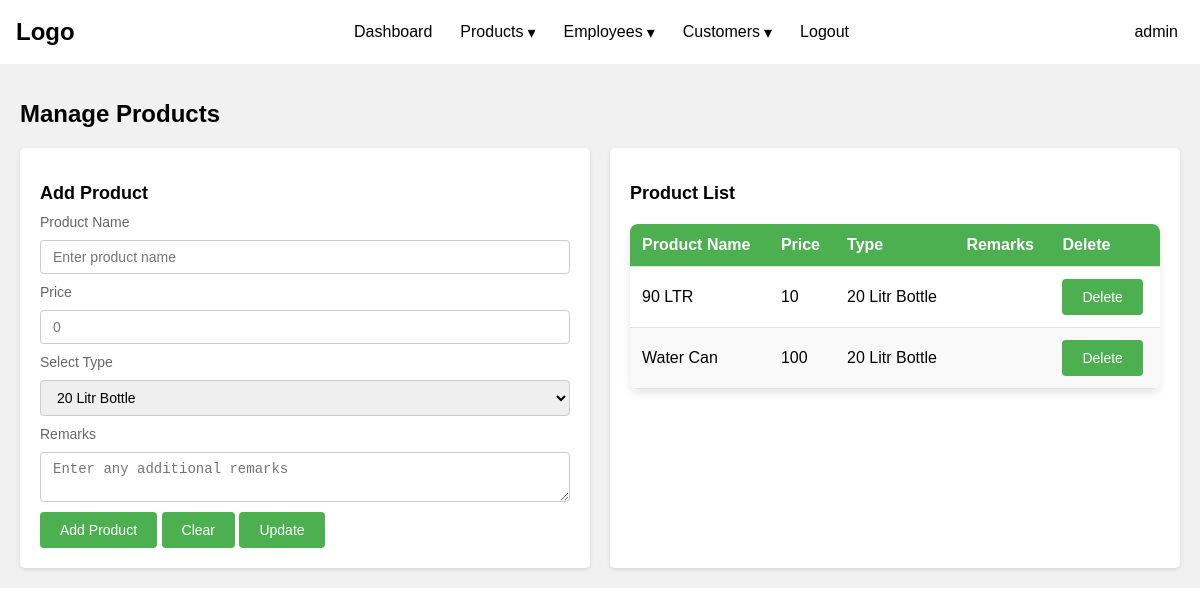
Screenshot of /addproduct (signed in) with the database file from the repository.
### tables this page shows
CREATE TABLE products (
            p_id INTEGER PRIMARY KEY AUTOINCREMENT ,
                   product_name TEXT NOT NULL,
                   product_price INTEGER NOT NULL,
                   product_type TEXT NOT NULL,
                   remarks TEXT           
    );

### app.py (the view)
@app.route("/addproduct", methods=["GET", "POST"])
def addproduct():
    auth_redirect = isauth()
    if auth_redirect:  # Check if redirection is needed
        return auth_redirect
    if request.method == "GET":
        products = getProducts()
        return render_template('addproduct.html', products=products, session=session)
    if request.method == "POST":
        add_product(request)
        return redirect(url_for('addproduct'))

### app.py (called while the page is built)
def isauth():
    if "name" not in session:
        return redirect(url_for('login'))
    return None  # Return None if the user is authenticated

### products.py (called while the page is built)
def getProducts():
    try:
        with sqlite3.connect('db.db') as conn:
            cursor = conn.cursor()
            cursor.execute('SELECT * FROM products')
            products = cursor.fetchall()
        return products if products else []
    except Exception as e:
        flash(f"An error occurred: {str(e)}", "error")
        return []

### templates/addproduct.html (shortened to what this page needs)
{% extends 'base.html' %}
 {% block content %}
<!DOCTYPE html>
<html lang="en">
  <head>
  </head>
  <body>
    <div class="manage-products-container">
      <h1 class="manage-products-title">Manage Products</h1>
      <div class="manage-products-content">
        <div class="add-product-section" id="add-form">
          <h2 class="add-product-title">Add Product</h2>
          <form
            class="add-product-form"
            id="add-form"
            method="POST"
            action="/addproduct"
          >
            <label for="product-name" class="add-product-label"
              >Product Name</label
            >
            <input
              type="text"
              id="product_name"
              class="add-product-input"
              placeholder="Enter product name"
              name="product_name"
              required
            />
            <label for="price" class="add-product-label">Price</label>
            <input
              type="number"
              id="price"
              class="add-product-input"
              placeholder="0"
              name="price"
              required
            />
            <label for="product-type" class="add-product-label"
              >Select Type</label
            >
            <select
              id="product_type"
              class="add-product-select"
              name="product_type"
              required
            >
              <option value="20 Litr Bottle">20 Litr Bottle</option>
            </select>
            <label for="remarks" class="add-product-label">Remarks</label>
            <textarea
              id="remarks"
              class="add-product-textarea"
              placeholder="Enter any additional remarks"
              name="remarks"
            ></textarea>
            <div class="form-actions">
              <button type="submit" class="btn">Add Product</button>
              <button type="reset" class="btn btn-refresh">Clear</button>
              <button type="button" class="btn" onclick="showUpdateForm()">
                Update
              </button>
            </div>
          </form>
        </div>
        <div class="product-list-section" id="table-products">
          <h2 class="product-list-title">Product List</h2>
          <div class="product-list-container">
            <table>
              <thead>
                <tr>
                  <th>Product Name</th>
                  <th>Price</th>
                  <th>Type</th>
                  <th>Remarks</th>
                  <th>Delete</th>
                </tr>
              </thead>
              <tbody>
                {% if products %} {% for products in products %}
                <tr>
                  <td>{{ products[1] }}</td>
                  <td>{{ products[2] }}</td>
                  <td>{{ products[3] }}</td>
                  <td>{{ products[4] }}</td>
                  <td>
                    <a href="{{ url_for('deleteproduct', id=products[0]) }}"><button type="button" class="btn btn-cancel">
                        Delete
                      </button></a
                    >
                  </td>
                </tr>
                {% endfor %} {% else %}
                <tr>
                  <td colspan="5">No products found.</td>
                </tr>
                {% endif %}
              </tbody>
            </table>
          </div>
        </div>
      </div>
    </div>
  </body>
</html>
{% endblock content %}

### templates/base.html (style rules this page uses)
* { box-sizing: border-box; }
body { font-family: Arial, sans-serif; margin: 0; }

### templates/addproduct.html (style rules this page uses)
.manage-products-container { font-family: Arial, sans-serif; padding: 20px; background-color: #f1f1f1; }
.manage-products-title { font-size: 24px; font-weight: bold; margin-bottom: 20px; }
.manage-products-content { display: grid; grid-template-columns: 1fr 1fr; grid-gap: 20px; }
.add-product-section, .product-list-section { background-color: #fff; padding: 20px; border-radius: 5px; box-shadow: 0 2px 4px rgba(0, 0, 0, 0.1); }
.add-product-title, .product-list-title { font-size: 18px; font-weight: bold; margin-bottom: 10px; }
.add-product-form { display: grid; grid-template-columns: 1fr; grid-gap: 10px; }
.add-product-label { font-size: 14px; color: #666; }
.add-product-input, .add-product-select, .add-product-textarea { padding: 8px 12px; border: 1px solid #ccc; border-radius: 4px; font-size: 14px; }
.add-product-textarea { resize: vertical; }
.btn { background-color: #4caf50; color: #fff; border: none; padding: 10px 20px; border-radius: 4px; font-size: 14px; cursor: pointer; }
table { width: 100%; border-collapse: collapse; margin: 20px 0; font-family: Arial, sans-serif; background-color: #fff; border-radius: 8px; overflow: hidden; box-shadow: 0 4px 8px rgba(0, 0, 0, 0.1); }
thead th { background-color: #4caf50; color: #ffffff; text-align: left; padding: 12px; font-weight: bold; font-size: 16px; }
tbody tr:nth-child(even) { background-color: #f9f9f9; }
td, th { padding: 12px; border-bottom: 1px solid #e0e0e0; }

### rows the page displays
products: product_name "90 LTR", product_price "10", product_type "20 Litr Bottle"
products: product_name "Water Can", product_price "100", product_type "20 Litr Bottle"

### other values shown
{{ session['name'] }} "admin"
